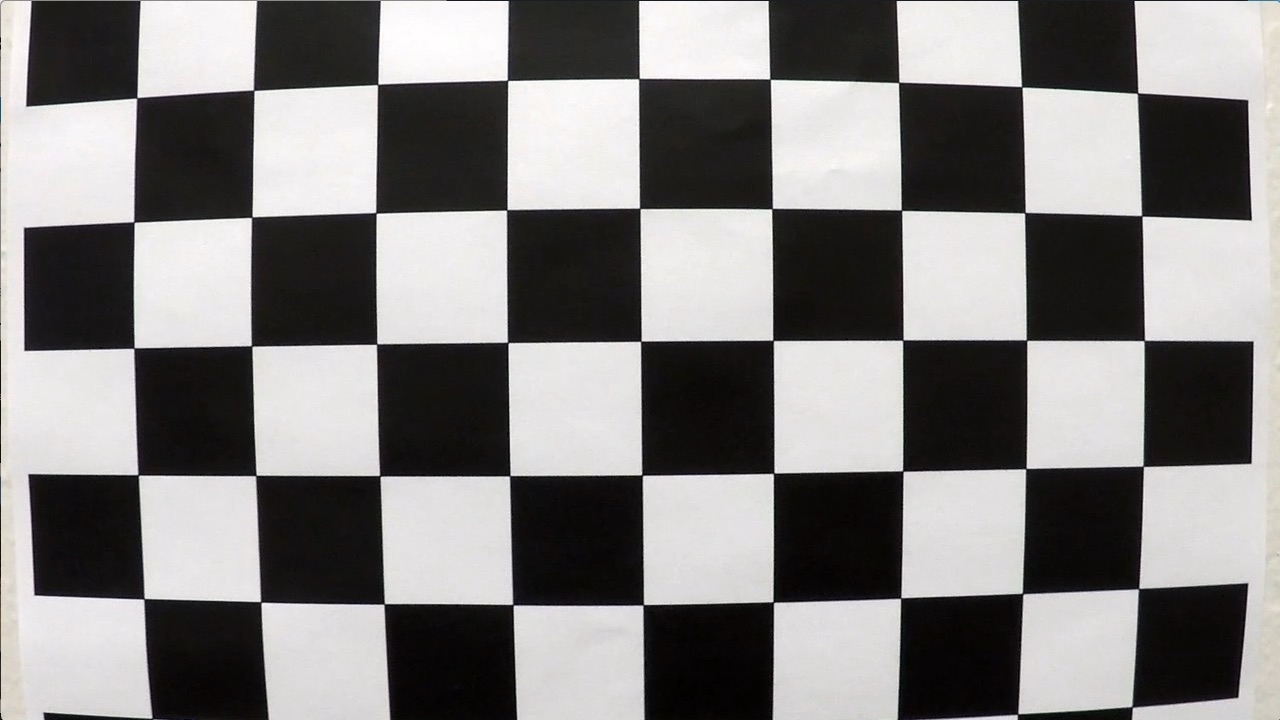
#> input picture P2 Advanced Lane Finding/camera_cal/calibration1.jpg, 1280 x 720 px; its folder holds only this picture in this run
$ jupyter execute --allow-errors Lane_finding.ipynb   (shell and % lines are left out)   (older library calls are emulated)
#> lines starting #> are read from the running program, lines starting #| are printed output that depends on the picture; after the words box and inside, x2 and y2 are one past the last pixel; in counts of white or black regions, pixels touching at a corner belong together
### P2 Advanced Lane Finding/utils.py
import numpy as np
import cv2
import glob
import matplotlib.pyplot as plt
import matplotlib.image as mpimg

# Camera Calibration
def camera_calibration(imgs_dir, nx, ny):
    # object points
    objp = np.zeros((nx*ny,3), np.float32)
    objp[:,:2] = np.mgrid[0:nx, 0:ny].T.reshape(-1,2)
    objpoints = [] # 3d points in real world space
    imgpoints = [] # 2d points in image plane.

    images = glob.glob(imgs_dir)
    for idx, fname in enumerate(images):
        img = cv2.imread(fname)
        img_size = (img.shape[1], img.shape[0])
        gray = cv2.cvtColor(img, cv2.COLOR_BGR2GRAY)
        # Find the chessboard corners
        ret, corners = cv2.findChessboardCorners(gray, (nx,ny), None)
        # If found, add object points, image points
        if ret == True:
            objpoints.append(objp)
            imgpoints.append(corners)
    # distortion_correction
    ret, mtx, dist, rvecs, tvecs = cv2.calibrateCamera(objpoints, imgpoints, img_size, None, None)
    return mtx, dist

# Color and Gradient Threshold
def abs_sobel_thresh(img, orient='x', thresh_min=0, thresh_max=255):
    gray = cv2.cvtColor(img[:,:,:3], cv2.COLOR_RGB2GRAY)
    if orient=="x":
        sobel = cv2.Sobel(gray, cv2.CV_64F, 1, 0)
    else:
        sobel = cv2.Sobel(gray, cv2.CV_64F, 0, 1)
    abs_sobel = np.absolute(sobel)
    scaled_sobel = np.uint8(255*abs_sobel/np.max(abs_sobel))
    binary_output = np.zeros_like(scaled_sobel)
    binary_output[(scaled_sobel >= thresh_min) & (scaled_sobel <= thresh_max)] = 1
    return binary_output

def mag_thresh(img, sobel_kernel=3, mag_thresh=(0, 255)):
    gray = cv2.cvtColor(img[:,:,:3], cv2.COLOR_RGB2GRAY)
    sobel_x = cv2.Sobel(gray, cv2.CV_64F, 1, 0)
    sobel_y = cv2.Sobel(gray, cv2.CV_64F, 0, 1)
    sobel = np.sqrt(sobel_x**2 + sobel_y**2)
    scaled_sobel = np.uint8(255*sobel/np.max(sobel))
    binary_output = np.zeros_like(scaled_sobel)
    binary_output[(scaled_sobel >= mag_thresh[0]) & (scaled_sobel <= mag_thresh[1])] = 1
    return binary_output

def dir_threshold(img, sobel_kernel=3, thresh=(0, np.pi/2)):
    gray = cv2.cvtColor(img[:,:,:3], cv2.COLOR_RGB2GRAY)
    sobel_x = cv2.Sobel(gray, cv2.CV_64F, 1, 0)
    sobel_y = cv2.Sobel(gray, cv2.CV_64F, 0, 1)
    sobel_direction = np.arctan2(np.absolute(sobel_y), np.absolute(sobel_x))
    binary_output = np.zeros_like(sobel_direction)
    binary_output[(sobel_direction >= thresh[0]) & (sobel_direction <= thresh[1])] = 1
    return binary_output

def hls_select(img, thresh=(0, 255)):
    hls = cv2.cvtColor(img, cv2.COLOR_RGB2HLS)
    s_channel = hls[:,:,2]
    binary_output = np.zeros_like(img[:,:,0])
    binary_output[(s_channel>thresh[0]) & (s_channel<=thresh[1])] = 1
    return binary_output

def lab_select(img, thresh=(0, 255)):
    lab = cv2.cvtColor(img, cv2.COLOR_RGB2Lab)
    b_channel = lab[:,:,2]
    binary_output = np.zeros_like(img[:,:,0])
    binary_output[(b_channel>thresh[0]) & (b_channel<=thresh[1])] = 1
    return binary_output

def combined_thresh(img):
    abs_bin = abs_sobel_thresh(img, orient='x', thresh_min=20, thresh_max=100)
    mag_bin = mag_thresh(img, sobel_kernel=3, mag_thresh=(50, 255))
    dir_bin = dir_threshold(img, sobel_kernel=15, thresh=(0.7, 1.3))
    hls_bin = hls_select(img, thresh=(113, 255))
    lab_bin = lab_select(img, thresh=(142, 255))

    combined = np.zeros_like(dir_bin)
    combined[(abs_bin == 1 | ((mag_bin == 1) & (dir_bin == 1))) | (lab_bin == 1)] = 1
    return combined

# Perspective Transform
def perspective_trans(src, dst):
    M = cv2.getPerspectiveTransform(src, dst)
    Minv = cv2.getPerspectiveTransform(dst, src)
    return M, Minv

# Finding Lanes
def fit_poly(binary_warped, show=False):
    histogram = np.sum(binary_warped[binary_warped.shape[0]//2:,:], axis=0)
    out_img = np.dstack((binary_warped, binary_warped, binary_warped))*255
    midpoint = np.int(histogram.shape[0]//2)
    leftx_base = np.argmax(histogram[:midpoint])
    rightx_base = np.argmax(histogram[midpoint:]) + midpoint

    nwindows = 9
    window_height = np.int(binary_warped.shape[0]/nwindows)
    nonzero = binary_warped.nonzero()
    nonzeroy = np.array(nonzero[0])
    nonzerox = np.array(nonzero[1])
    leftx_current = leftx_base
    rightx_current = rightx_base
    margin = 100
    minpix = 50
    left_lane_inds = []
    right_lane_inds = []

    for window in range(nwindows):
        win_y_low = binary_warped.shape[0] - (window+1)*window_height
        win_y_high = binary_warped.shape[0] - window*window_height
        win_xleft_low = leftx_current - margin
        win_xleft_high = leftx_current + margin
        win_xright_low = rightx_current - margin
        win_xright_high = rightx_current + margin
        cv2.rectangle(out_img,(win_xleft_low,win_y_low),(win_xleft_high,win_y_high),
        (0,255,0), 2)
        cv2.rectangle(out_img,(win_xright_low,win_y_low),(win_xright_high,win_y_high),
        (0,255,0), 2)
        good_left_inds = ((nonzeroy >= win_y_low) & (nonzeroy < win_y_high) &
        (nonzerox >= win_xleft_low) &  (nonzerox < win_xleft_high)).nonzero()[0]
        good_right_inds = ((nonzeroy >= win_y_low) & (nonzeroy < win_y_high) &
        (nonzerox >= win_xright_low) &  (nonzerox < win_xright_high)).nonzero()[0]
        left_lane_inds.append(good_left_inds)
        right_lane_inds.append(good_right_inds)

        if len(good_left_inds) > minpix:
            leftx_current = np.int(np.mean(nonzerox[good_left_inds]))
        if len(good_right_inds) > minpix:
            rightx_current = np.int(np.mean(nonzerox[good_right_inds]))

    left_lane_inds = np.concatenate(left_lane_inds)
    right_lane_inds = np.concatenate(right_lane_inds)

    leftx = nonzerox[left_lane_inds]
    lefty = nonzeroy[left_lane_inds]
    rightx = nonzerox[right_lane_inds]
    righty = nonzeroy[right_lane_inds]

    left_fit = np.polyfit(lefty, leftx, 2)
    right_fit = np.polyfit(righty, rightx, 2)

    # plot
    if show:
        ploty = np.linspace(0, binary_warped.shape[0]-1, binary_warped.shape[0] )
        left_fitx = left_fit[0]*ploty**2 + left_fit[1]*ploty + left_fit[2]
        right_fitx = right_fit[0]*ploty**2 + right_fit[1]*ploty + right_fit[2]

        out_img[nonzeroy[left_lane_inds], nonzerox[left_lane_inds]] = [255, 0, 0]
        out_img[nonzeroy[right_lane_inds], nonzerox[right_lane_inds]] = [0, 0, 255]

        plt.plot(left_fitx, ploty, color='yellow')
        plt.plot(right_fitx, ploty, color='yellow')
        plt.xlim(0, 1280)
        plt.ylim(720, 0)
        plt.imshow(out_img)
        plt.imshow(binary_warped, cmap="gray")

    return left_fit, right_fit

def fit_poly2(binary_warped, left_fit, right_fit, show=False):
    out_img = np.dstack((binary_warped, binary_warped, binary_warped))*255
    # Fit
    nonzero = binary_warped.nonzero()
    nonzeroy = np.array(nonzero[0])
    nonzerox = np.array(nonzero[1])
    margin = 100
    left_lane_inds = ((nonzerox > (left_fit[0]*(nonzeroy**2) + left_fit[1]*nonzeroy +
    left_fit[2] - margin)) & (nonzerox < (left_fit[0]*(nonzeroy**2) +
    left_fit[1]*nonzeroy + left_fit[2] + margin)))

    right_lane_inds = ((nonzerox > (right_fit[0]*(nonzeroy**2) + right_fit[1]*nonzeroy +
    right_fit[2] - margin)) & (nonzerox < (right_fit[0]*(nonzeroy**2) +
    right_fit[1]*nonzeroy + right_fit[2] + margin)))

    leftx = nonzerox[left_lane_inds]
    lefty = nonzeroy[left_lane_inds]
    rightx = nonzerox[right_lane_inds]
    righty = nonzeroy[right_lane_inds]

    left_fit = np.polyfit(lefty, leftx, 2)
    right_fit = np.polyfit(righty, rightx, 2)


    # plot
    if show:
        ploty = np.linspace(0, binary_warped.shape[0]-1, binary_warped.shape[0] )
        left_fitx = left_fit[0]*ploty**2 + left_fit[1]*ploty + left_fit[2]
        right_fitx = right_fit[0]*ploty**2 + right_fit[1]*ploty + right_fit[2]

        out_img[nonzeroy[left_lane_inds], nonzerox[left_lane_inds]] = [255, 0, 0]
        out_img[nonzeroy[right_lane_inds], nonzerox[right_lane_inds]] = [0, 0, 255]

        plt.plot(left_fitx, ploty, color='yellow')
        plt.plot(right_fitx, ploty, color='yellow')
        plt.xlim(0, 1280)
        plt.ylim(720, 0)
        plt.imshow(out_img)
        plt.imshow(binary_warped, cmap="gray")

    return left_fit, right_fit


# Determine Lane Curvature
def get_curvature(left_fit, right_fit):
    ym_per_pix = 30/720
    xm_per_pix = 3.7/700
    y_eval = 719

    ploty = np.linspace(0, 719, num=720)
    left_fitx = left_fit[0]*ploty**2 + left_fit[1]*ploty + left_fit[2]
    right_fitx = right_fit[0]*ploty**2 + right_fit[1]*ploty + right_fit[2]

    left_fit_cr = np.polyfit(ploty*ym_per_pix, left_fitx*xm_per_pix, 2)
    right_fit_cr = np.polyfit(ploty*ym_per_pix, right_fitx*xm_per_pix, 2)

    left_curverad = ((1 + (2*left_fit_cr[0]*y_eval*ym_per_pix + left_fit_cr[1])**2)**1.5) / np.absolute(2*left_fit_cr[0])
    right_curverad = ((1 + (2*right_fit_cr[0]*y_eval*ym_per_pix + right_fit_cr[1])**2)**1.5) / np.absolute(2*right_fit_cr[0])

    return np.mean([left_curverad, right_curverad])

# Determine Distance From Lane Center
def get_diffcenter(left_fit, right_fit):

    ym_per_pix = 30/720
    xm_per_pix = 3.7/700

    y = 700
    left_base = left_fit[0]*y**2+left_fit[1]*y+left_fit[2]
    right_base = right_fit[0]*y**2+right_fit[1]*y+right_fit[2]
    lane_center = (left_base+right_base)/2
    img_center = 640
    diff_center = (img_center - lane_center)*xm_per_pix

    return diff_center

# Add Parameters To Image
def add_params2img(img, left_fit, right_fit):
    curvature = get_curvature(left_fit, right_fit)
    diff_center = get_diffcenter(left_fit, right_fit)

    curve_text = "Radius of Curvature = " + str(int(curvature)) + "(m)"
    if diff_center<0:
        center_text = "Vehicle is %.2f(m) right of center" % -diff_center
    else:
        center_text = "Vehicle is %.2f(m) left of center" % diff_center
    rst = cv2.putText(img, curve_text , org=(100,50), fontFace=cv2.FONT_HERSHEY_DUPLEX, fontScale=1, color=(255,255,255), thickness=1, lineType=cv2.LINE_AA)
    rst = cv2.putText(rst, center_text , org=(100,100), fontFace=cv2.FONT_HERSHEY_DUPLEX, fontScale=1, color=(255,255,255), thickness=1, lineType=cv2.LINE_AA)
    return rst

# Impose Lane Boundaries on Original Image
def impose_lane(warped, undist, left_fit, right_fit, Minv):

    ploty = np.linspace(0, warped.shape[0]-1, warped.shape[0] )
    left_fitx = left_fit[0]*ploty**2 + left_fit[1]*ploty + left_fit[2]
    right_fitx = right_fit[0]*ploty**2 + right_fit[1]*ploty + right_fit[2]

    warp_zero = np.zeros_like(warped).astype(np.uint8)
    color_warp = np.dstack((warp_zero, warp_zero, warp_zero))

    pts_left = np.array([np.transpose(np.vstack([left_fitx, ploty]))])
    pts_right = np.array([np.flipud(np.transpose(np.vstack([right_fitx, ploty])))])
    pts = np.hstack((pts_left, pts_right))

    cv2.fillPoly(color_warp, np.int_([pts]), (0,255, 0))

    newwarp = cv2.warpPerspective(color_warp, Minv, (warped.shape[1], warped.shape[0]))
    result = cv2.addWeighted(undist[:,:,:3], 1, newwarp, 0.3, 0)
    return result

### P2 Advanced Lane Finding/Lane_finding.ipynb
[cell 1]
import glob
import numpy as np
import cv2
import glob
import matplotlib.pyplot as plt
import matplotlib.image as mpimg

[cell 2]
from utils import camera_calibration, combined_thresh, perspective_trans, fit_poly, fit_poly2, impose_lane
from find_lines import LineFinding
from detection import VehicleDetection
from road_process import Road_Process

#> (a cell that did not finish here is left out)

#> in camera_calibration, img is the input picture: shape (720, 1280, 3); mean B, G, R 127.8, 128.4, 130.1
#> in camera_calibration, `ret, corners = cv2.findChessboardCorners(gray, (nx,ny), None)`: ret = False; corners = None
images = glob.glob('./camera_cal/*.jpg')
for i in images:
    test_image = mpimg.imread(i)
    test_image_undistort = cv2.undistort(test_image, mtx, dist, None, mtx)
    plt.imsave('./output_images/camera_cal_undistort/Cal_'+i.split("/")[-1], test_image_undistort)

[cell 4]
images = glob.glob("./test_images/test*.jpg")
for i in images:
    test_image = mpimg.imread(i)
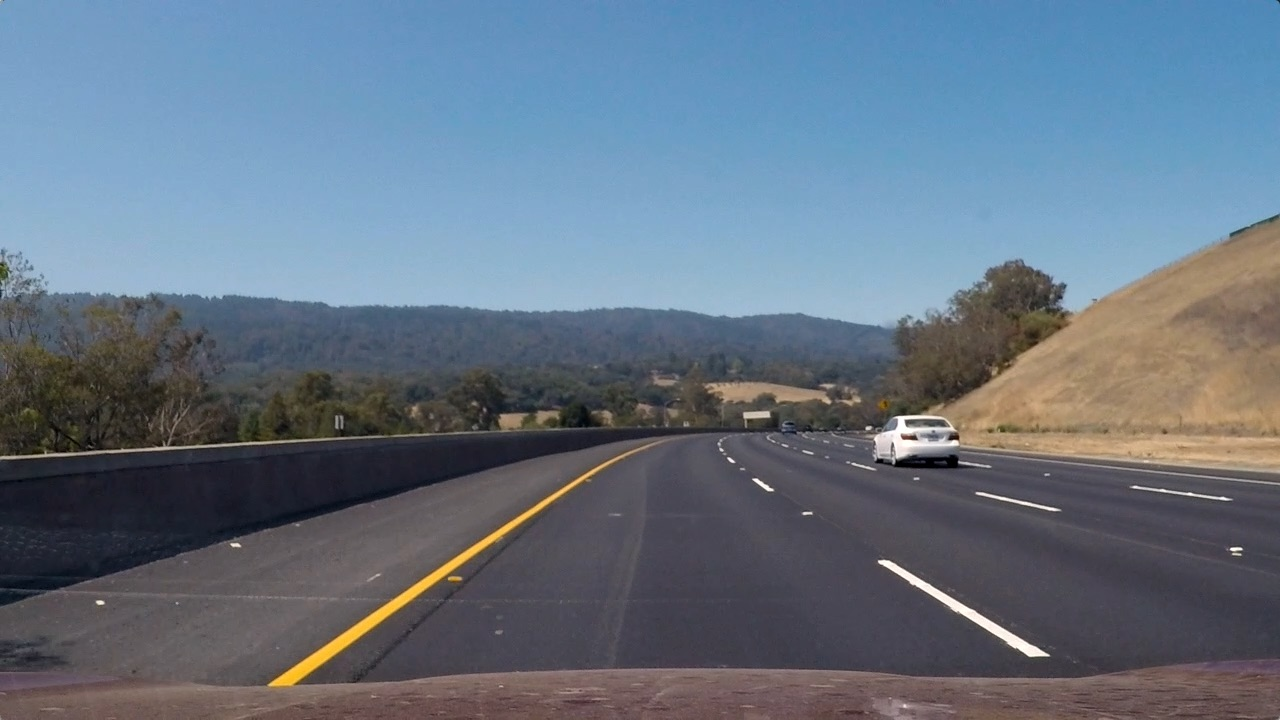
#> input picture P2 Advanced Lane Finding/test_images/test3.jpg, 1280 x 720 px
#> test_image is the input picture: shape (720, 1280, 3); mean R, G, B 101.1, 115.3, 130.7
    test_image_thre = combined_thresh(test_image)
#> in combined_thresh, `abs_bin = abs_sobel_thresh(img, orient='x', thresh_min=20, thresh_max=..`:
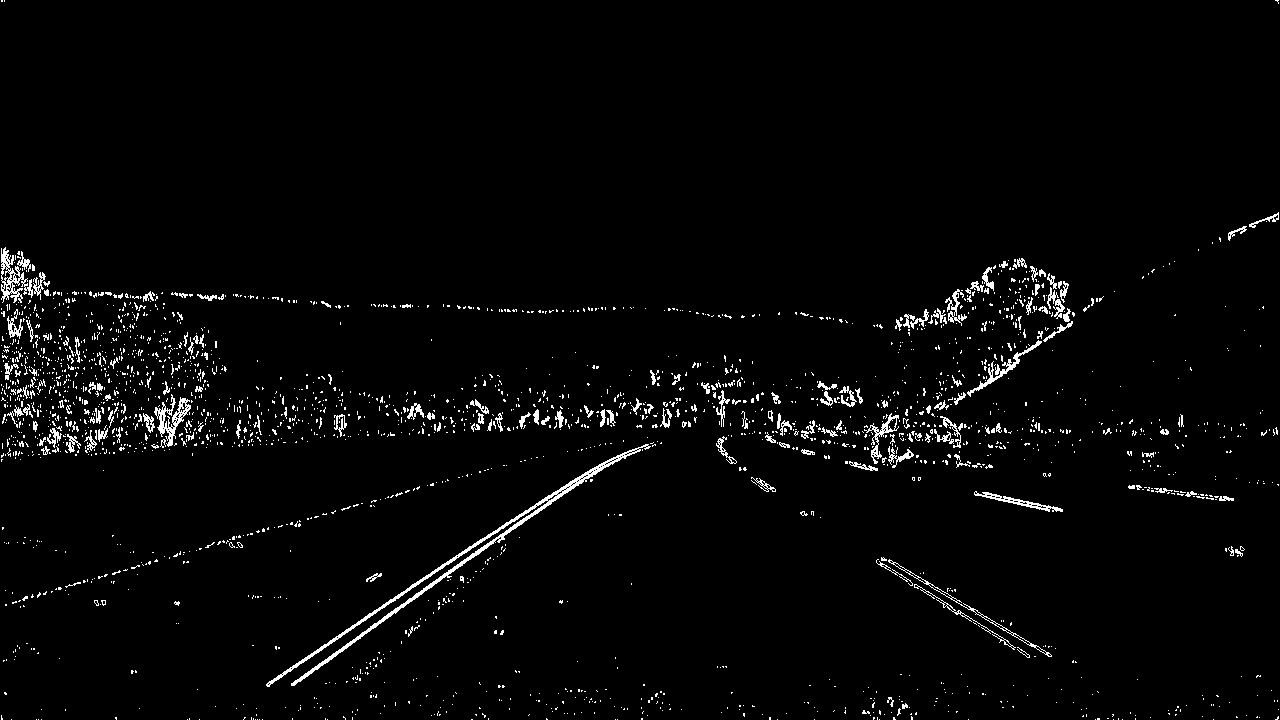
#> abs_bin: shape (720, 1280); values 0 (black) and 1 (white), 2.6% white in thin lines or dots
#> in combined_thresh, `mag_bin = mag_thresh(img, sobel_kernel=3, mag_thresh=(50, 255))`: mag_bin: shape (720, 1280); values 0 (black) and 1 (white), 2.1% white in thin lines or dots
#> in combined_thresh, `dir_bin = dir_threshold(img, sobel_kernel=15, thresh=(0.7, 1.3))`: dir_bin: shape (720, 1280) float64; values 0 (black) and 1 (white), 38.1% white in thin lines or dots
#> in hls_select, `hls = cv2.cvtColor(img, cv2.COLOR_RGB2HLS)`: hls: shape (720, 1280, 3); mean of channels 0, 1, 2 94.8, 115.7, 62.1
#> in combined_thresh, `hls_bin = hls_select(img, thresh=(113, 255))`: hls_bin: shape (720, 1280); values 0 (black) and 1 (white), 1.7% white; 944 white regions (864 under 20 px), largest, box (x1, y1, x2, y2) and area: (269, 462, 610, 688) 4479, (879, 561, 1045, 656) 1333, (888, 416, 941, 451) 438
#> in lab_select, `lab = cv2.cvtColor(img, cv2.COLOR_RGB2Lab)`: lab: shape (720, 1280, 3); mean of channels 0, 1, 2 121.3, 127.7, 118.6
#> in lab_select, `b_channel = lab[:,:,2]`:
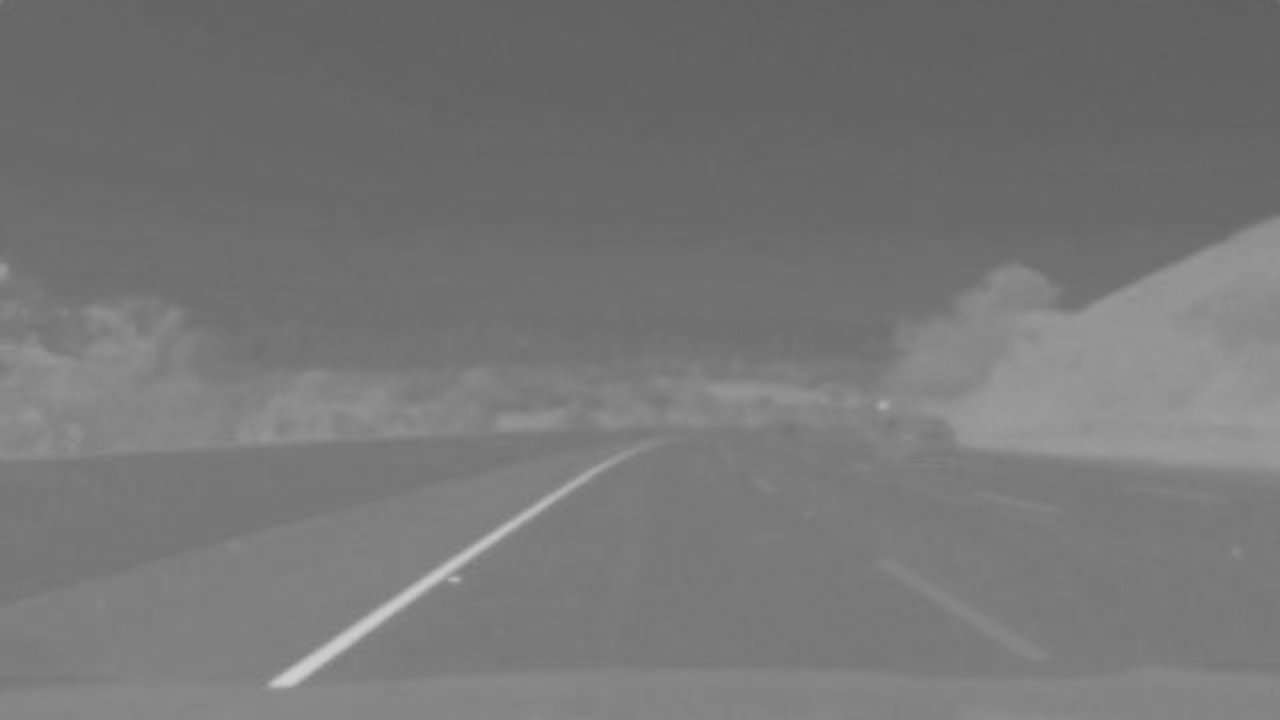
#> b_channel: shape (720, 1280); min 95, max 208, mean 118.6
#> in combined_thresh, `lab_bin = lab_select(img, thresh=(142, 255))`: lab_bin: shape (720, 1280); values 0 (black) and 1 (white), 6.3% white; 51 white regions (32 under 20 px), largest, box (x1, y1, x2, y2) and area: (922, 226, 1280, 469) 48461, (267, 451, 634, 691) 6054, (710, 385, 816, 403) 944
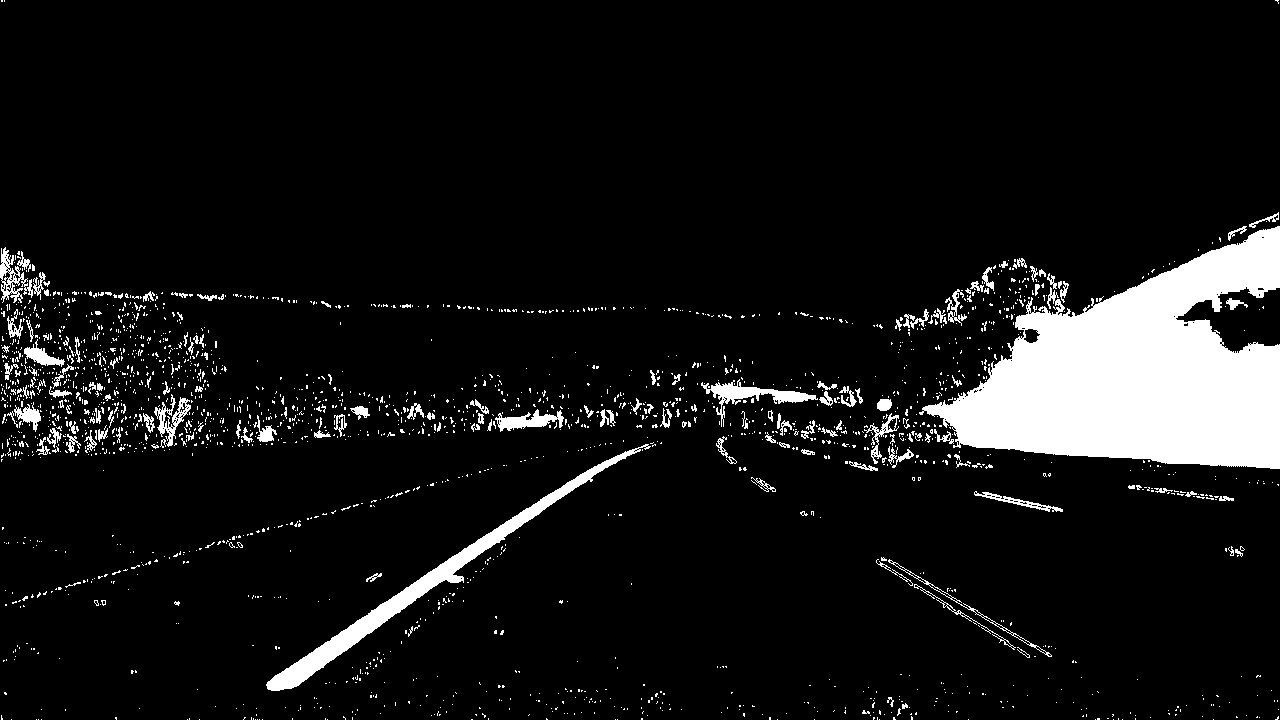
#> test_image_thre: shape (720, 1280) float64; values 0 (black) and 1 (white), 8.3% white; 2156 white regions (1993 under 20 px), largest, box (x1, y1, x2, y2) and area: (919, 226, 1280, 469) 49190, (266, 444, 651, 691) 6166, (701, 379, 818, 427) 1275
    plt.imsave("./output_images/gradient_pic/thre_"+i.split("/")[-1], test_image_thre, cmap="gray")

[cell 5]
src = np.float32([[577,463],[707,463],[244,688],[1059,688]])
dst = np.float32([[244,200],[950,200], [244,700],[950,700]])
M, Minv = perspective_trans(src, dst)

images = glob.glob("./test_images/test*.jpg")
#> (the rest of this cell did not finish here and is left out)

[cell 6]
images = glob.glob("./test_images/test*.jpg")
#> (the rest of this cell did not finish here and is left out)

[cell 7]
images = glob.glob("./test_images/test*.jpg")
#> (the rest of this cell did not finish here and is left out)

[cell 8]
cali_img_dir='./camera_cal/*.jpg'
nx=9
ny=6
src = np.float32([[577,463],[707,463],[244,688],[1059,688]])
dst = np.float32([[244,200],[950,200], [244,700],[950,700]])

q = LineFinding()
#> (the rest of this cell did not finish here and is left out)


[cell 9]
images = glob.glob("./test_images/test*.jpg")
for i in images:
    img = mpimg.imread(i)
    rst = q.pipeline(img)
    plt.imsave("./output_images/pipe_line/pipe_"+i.split("/")[-1], rst)

[cell 10]
img = mpimg.imread("./test_images/test3.jpg")
undist = cv2.undistort(img, mtx, dist, None, mtx)
undist_thre = combined_thresh(undist)
warped = cv2.warpPerspective(undist_thre, M, (undist_thre.shape[1], undist_thre.shape[0]))
left_fit, right_fit = fit_poly(warped)
rst = impose_lane(warped, undist, left_fit, right_fit, Minv)
